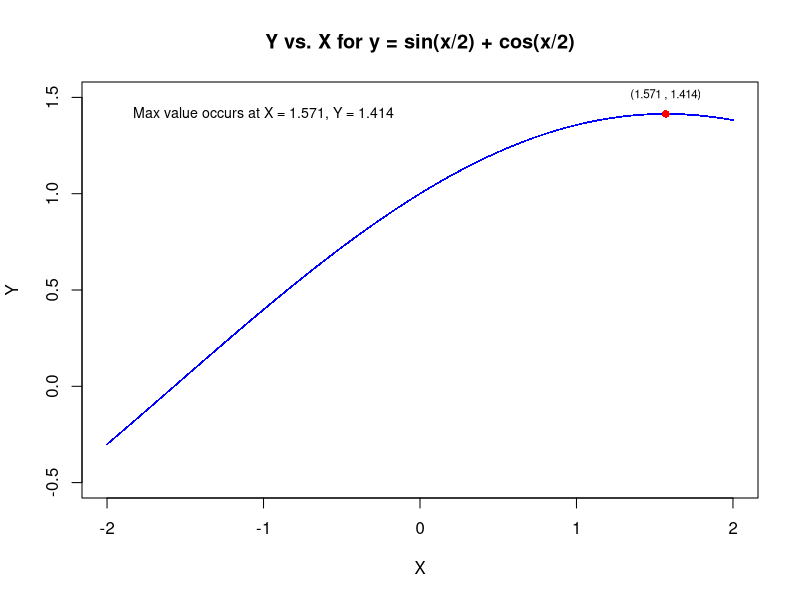
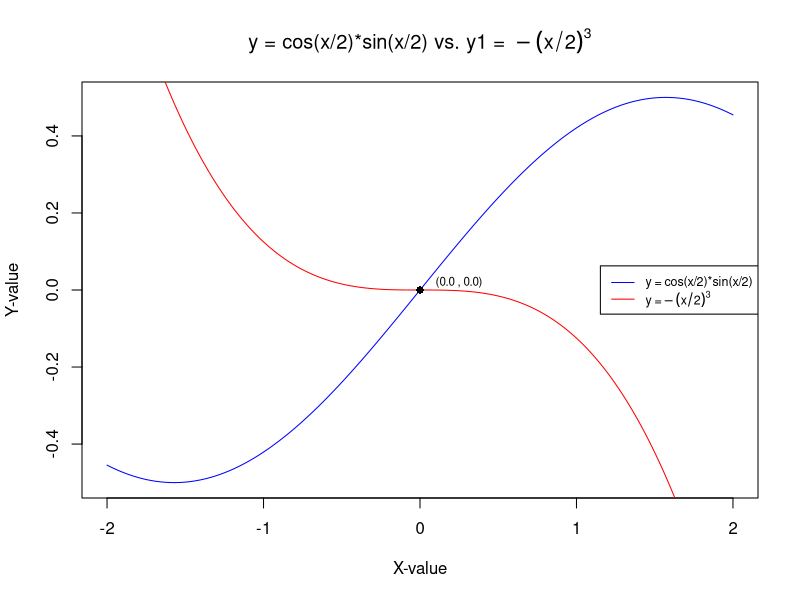
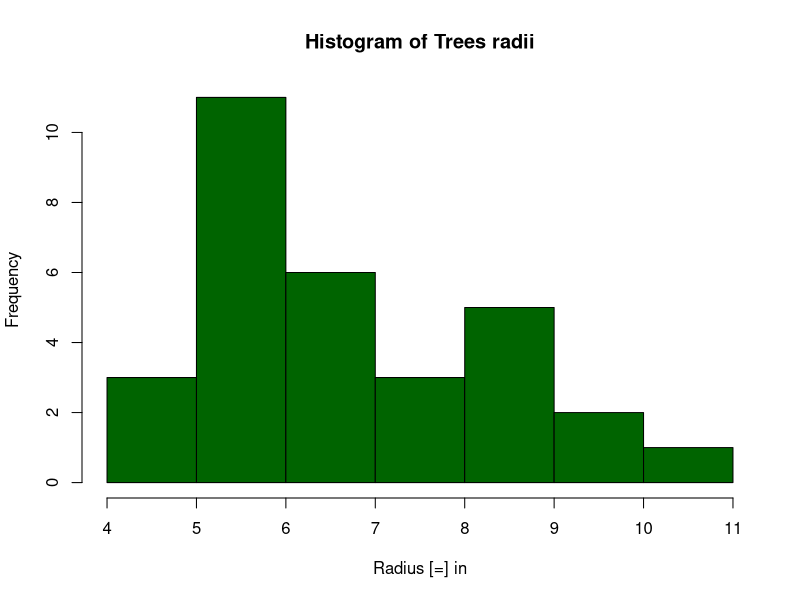
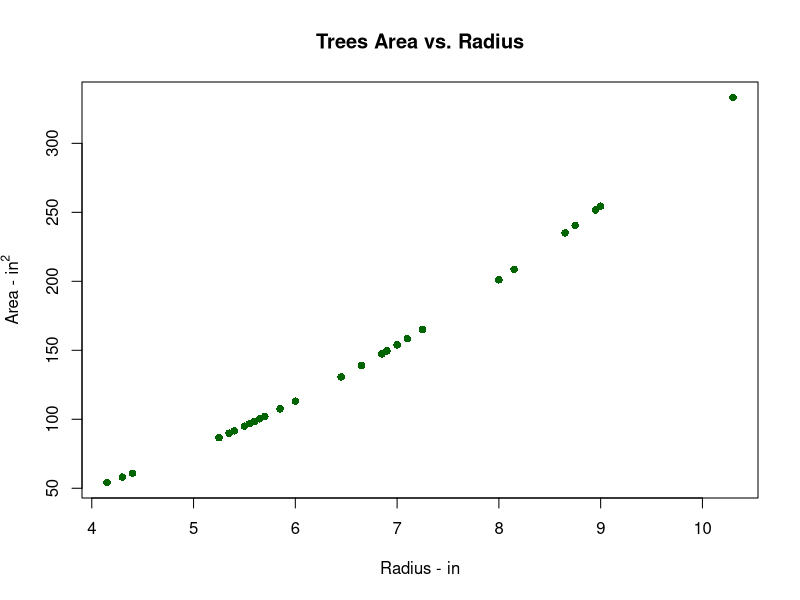
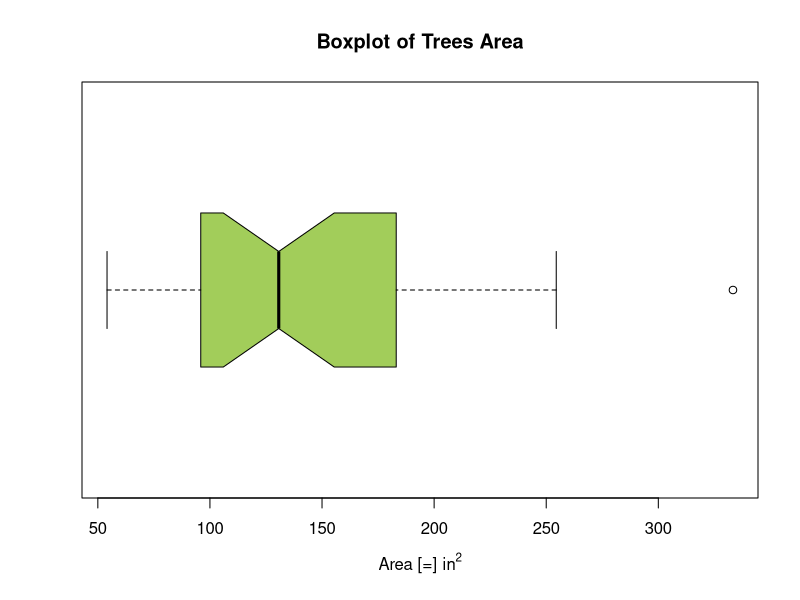
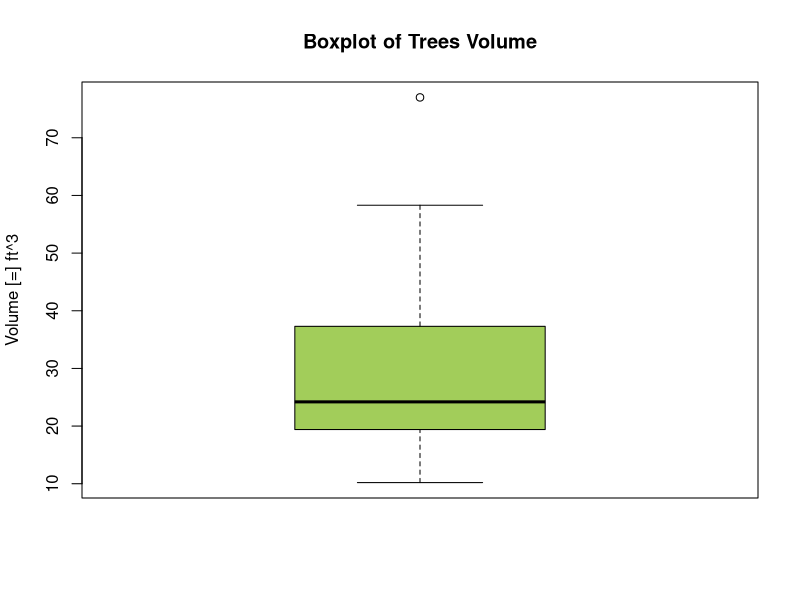
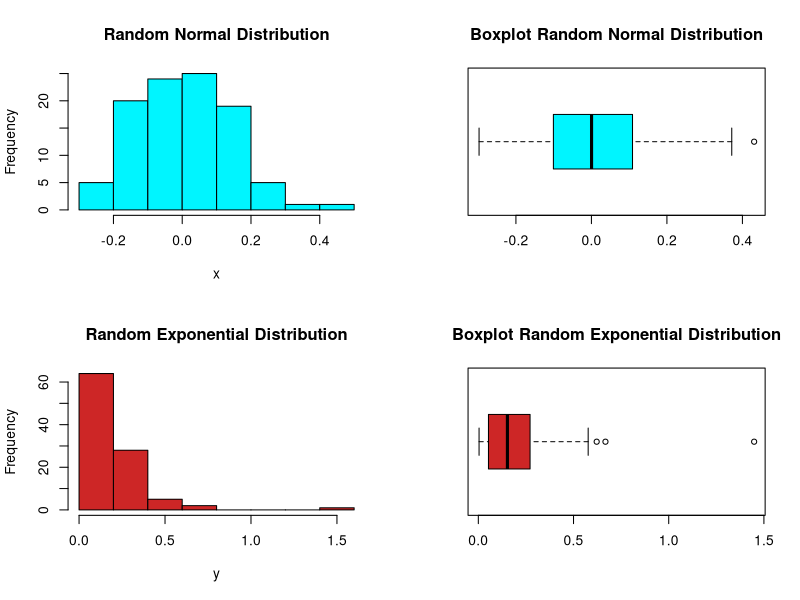
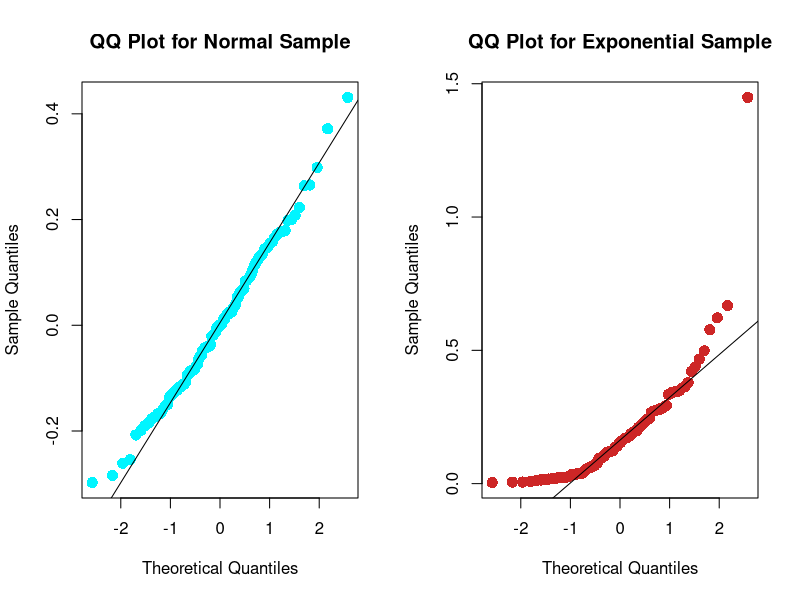

The R source for these figures, in order:
## ---- chunk 1
# DO NOT ADD OR REVISE CODE HERE
knitr::opts_chunk$set(echo = TRUE, eval = TRUE)

## ---- chunk 2
v <- c(seq(from = 0, to = 4, by = 1), 13, rep(c(2, -5.1, -23),3), 
       sum(7/42, 3, 35/42))
v
## ---- chunk 3
#Sorted vector v from problem 1a
sort(v,decreasing = FALSE)
#Determine length and assign to L
L <- length(sort(v,decreasing = FALSE))
#Output L
L
#Generate descending sequence from L to 1
L.desc <- seq(from = L, to = 1, by = -1)
#Add descending sequence from L to 1 to the sorted vector. 
v.sum <- L.desc + sort(v,decreasing = FALSE)
v.sum
## ---- chunk 4
#Create new vector of first and last elements of vector from 1b. 
v.extract <- c(v.sum[1],v.sum[length(v.sum)])
#Create vector of elements not extracted.
v.third <- c(v.sum[2:(length(v.sum)-1)])
#Output the two vectors created
v.extract
v.third
## ---- chunk 5
#Re-construct vector in b from vectors in c
v.b <- c(v.extract[1],v.third,v.extract[2])
#Output reconstructed vector
v.b
#Sum and round the vector to two decimal places
round(sum(v.b), digits = 2)

#Sum above won't display to hundreths place
#Can force this by text formatting with sprintf
sprintf("%.2f",sum(v.b)) 
## ---- chunk 6
#Create function as described above
trig.func <- function(x){
  y <- sin(x/2) + cos(x/2)
  return(y)
}
## ---- chunk 7
#Create a vector, x, of 4001 equally-spaced values from -2 to 2, inclusive
x <- seq(from = -2, to = 2, length = 4001)
#Compute values for y using the vector x and function defined in 2a.
y <- trig.func(x)
#Find the value in the vector x that corresponds to the max value in y
location.ymax <- y == max(y)
x.value.ymax <- x[location.ymax] 
#Can also find the ymax location with which.max(y)
loc.ymax <- which.max(y)
x.val.ymax <- x[loc.ymax]
#Concatenate together a clean output of the maximum location
cat("Maximum Y-value: ", round(max(y),digits = 3),"@ X-value: ",round(x.value.ymax, digits = 3))
## ---- chunk 8
#Plot y vs. x in blue with descriptive title
plot(x,y, type = "p", xlab = "X", ylab ="Y", pch = 16, cex = 0.25, col = "blue",
     main = "Y vs. X for y = sin(x/2) + cos(x/2)", ylim = c(-0.5,1.5))

#Indicate maximum value with separate point on graph in red and larger size
points(x.value.ymax, max(y),pch = 16, cex = 1, col = "red")

#Use text to clearly call out where the maximum value is for this function
text(-1.0, max(y), labels = "Max value occurs at X = 1.571, Y = 1.414",cex = 0.85)

#Add text annotation to show the cartesean coordinates for the max
text(x.value.ymax, max(y)*1.07, labels = sprintf("(%.3f , %.3f)",x.value.ymax, max(y)), 
     cex = 0.7)
## ---- chunk 9
#Note that the fucntion in Section 3 is different than function in Section 2.

#Re-instiate the x values
x <- seq(from = -2, to = 2, length = 4001)
#Create user-defined functions for two functions called out in this Section.
y <- function(x){
  y <- cos(x/2)*sin(x/2)
  return(y)
}

y1 <- function(x){
  return(-(x/2)^3)
}

#Using range of values form Section two, find the intersection of the two functions
for (i in 1:4001){
  if (abs(y(x[i]) - y1(x[i])) < 0.00001){
    x.equal <- x[i]
    y.equal <- y(x[i])
  }
}

#Alternative approach to check for intersection:
x.intersect <- x[y(x) == y1(x)]
y.intersect <- y(x.intersect)

#Plot the functions

tit.exp <- expression("y = cos(x/2)*sin(x/2) vs. y1 = "-(x/2)^3)

plot(x,y(x), col = 'blue', type = 'l', xlab = "X-value", ylab = "Y-value",
     main = tit.exp)

lines(x,y1(x), col = 'red')

points(x.intersect, y.intersect, col = 'black',pch = 16, cex = 1.0)

text(x.intersect+0.25,y.intersect+0.02,labels = sprintf("(%.1f , %.1f)",x.intersect, y.intersect),
     cex = 0.70)

legend("right",legend = c("y = cos(x/2)*sin(x/2)", expression("y =" -(x/2)^3)),
       col = c("blue","red"), lty = 1:1, cex = 0.75)

## ---- chunk 10
#Load the trees dataset
data(trees)
#Check and output structure of trees
str(trees)
#Return median values for the columns. 
apply(trees,2,median)
#Output rows and tree measurements for trees with median Girth
trees[(trees$Girth == median(trees$Girth)),]
## ---- chunk 11
#Girth is diameter, so r is Girth/2, finding radii
r <- trees$Girth/2
#Calculating cross-sectional area
area <- pi*(r^2)
#Calling stem-and-leaf plot of the radii
stem(r)
#Create a histogram of the radii in color
hist(r,col = "darkgreen",right = FALSE, main = "Histogram of Trees radii",
     xlab = "Radius [=] in", ylab = "Frequency")
#Plot Area vs. Radius
plot(r,area,type = "p", col = "darkgreen", pch = 16, xlab = "Radius - in",
     ylab = expression("Area - in"^2), main = "Trees Area vs. Radius")
## ---- chunk 12
#Create boxplot as described above
boxplot(area, col = "darkolivegreen3", notch = TRUE, main = "Boxplot of Trees Area",
        range = 1.5, horizontal = TRUE, xlab = expression("Area [=] in"^2))
## ---- chunk 13
#First, create boxplot of Volume for context
boxplot(trees$Volume, col = "darkolivegreen3", range = 1.5, ylab = "Volume [=] ft^3",
        main = "Boxplot of Trees Volume")

#Identify if the outlier in the boxplot is extreme.
#If the output of this code presents a value(s), then there are extreme outliers
#If the output is numeric(0), this means there are no extreme outliers.
boxplot.stats(trees$Volume, coef = 3.0)$out

#An alternative approach
#IF the calculation below is FALSE, then the outlier is not an extreme outlier
boxplot.stats(trees$Volume)$out > 3.0*(boxplot.stats(trees$Volume)$stats[4] - boxplot.stats(trees$Volume)$stats[2]) + boxplot.stats(trees$Volume)$stats[4]

#Identify tree with largest volume and output its row
trees[trees$Volume == max(trees$Volume),]
## ---- chunk 14
#set seed 
set.seed(124)
#create random sample from exponential distribution as y
y <- rexp(n = 100, rate = 5.5)

#Create normal random sample as x
set.seed(127)
x <- rnorm(n=100, mean = 0, sd = 0.15)

#Generate new object with cbind
new.obj <- cbind(x,y)

#Calculate IQR for each random sample and round to four decimal places
round(apply(new.obj,2,IQR), digits = 4)
## ---- chunk 15

#Set up plot space as 2x2 area for four separate plots
par(mfrow = c(2,2))

#Present histogram and horizontal boxplot for random normal vector
hist(x,main = "Random Normal Distribution", col = "turquoise1")
boxplot(x, horizontal = TRUE, main = "Boxplot Random Normal Distribution", col = "turquoise1")

#Present histogram and horizontal boxplot for random exponential vector
hist(y, main = "Random Exponential Distribution", col = "firebrick3")
boxplot(y, horizontal = TRUE, main = "Boxplot Random Exponential Distribution", col = "firebrick3")
## ---- chunk 16
#Set up plot space
par(mfrow = c(1,2))

#Plot QQ plots
qqnorm(x, pch = 16,col = "turquoise1", main = "QQ Plot for Normal Sample", cex = 1.5 )
qqline(x)
qqnorm(y, pch = 16, col = "firebrick3", main = "QQ Plot for Exponential Sample", cex = 1.5)
qqline(y)

#Create vector to calculate 3rd Quartile for extreme outlier detection
t <- c(0.75)

if (length(x[x > 3*IQR(x)+quantile(x,t)]) >= 1){
  cat("X has extreme outliers. The value(s) are: ", x[x > 3*IQR(x)+quantile(x,t)])
} else {
  cat("X does not have extreme outliers")
}

if (length(y[y > 3*IQR(y)+quantile(y,t)]) >= 1){
  cat("Y has extreme outliers. The value(s) are: ", y[y > 3*IQR(y)+quantile(y,t)])
} else {
  cat("Y does not have extreme outliers")
}

#Alternative approach, use boxplot.stats with coef = 3 for each vector
#If any values are displayed, this indicates the presence of extreme outliers
#If output is numeric(0), no extreme outliers exist
boxplot.stats(x,coef = 3)$out
boxplot.stats(y,coef = 3)$out
